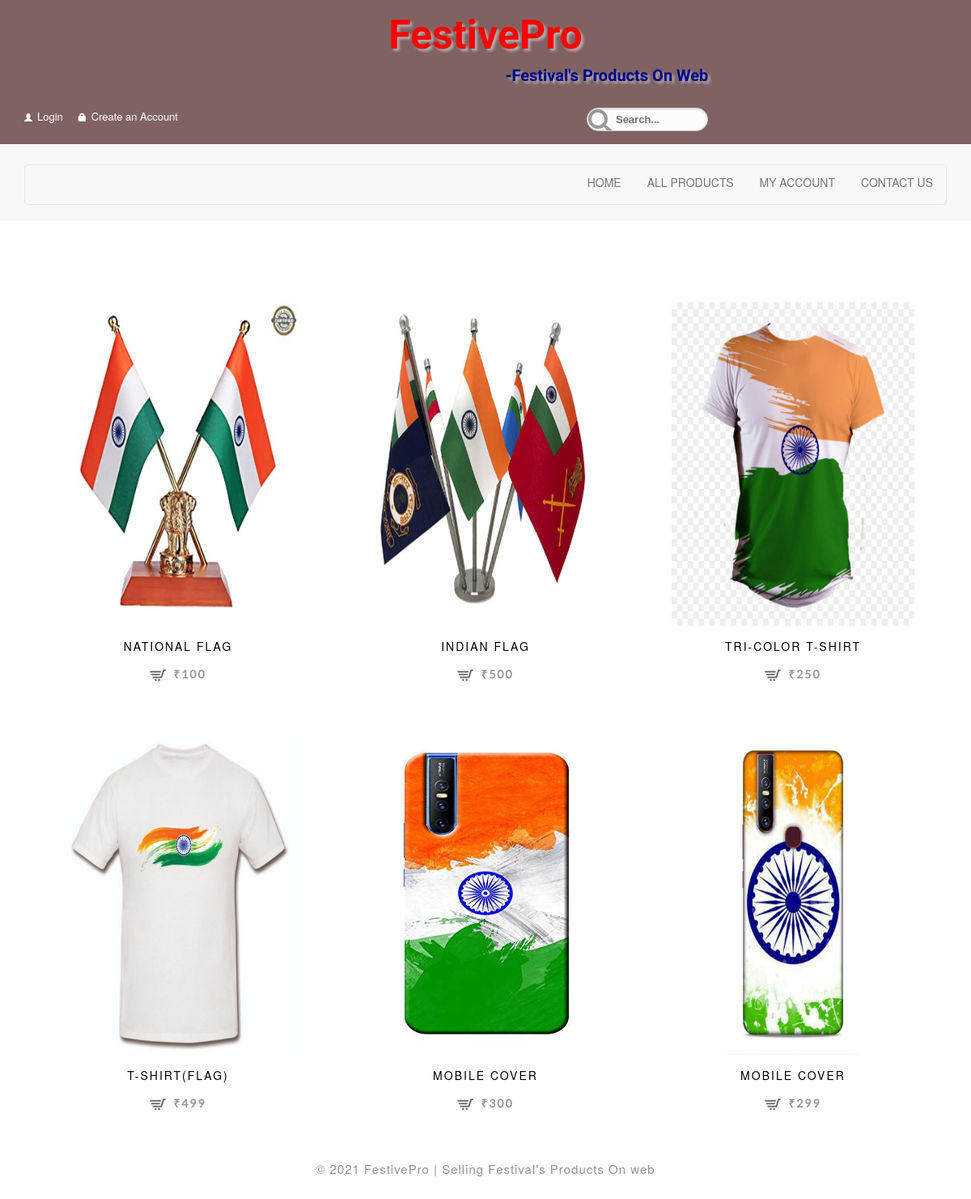
Screenshot of /products.php?Cat=1 with the database file from the repository.
### tables this page shows
CREATE TABLE `product` (
  `pro_id` int(7) NOT NULL,
  `pro_name` varchar(25) NOT NULL,
  `pro_price` int(5) NOT NULL,
  `pro_desc` varchar(400) NOT NULL,
  `stock` int(5) NOT NULL,
  `sub_id` int(7) NOT NULL,
  `unit_id` int(7) NOT NULL,
  `offer_id` int(7) DEFAULT NULL
);

CREATE TABLE `image` (
  `image_id` int(7) NOT NULL,
  `image_name` varchar(25) DEFAULT NULL,
  `pro_id` int(7) NOT NULL
);

### functions/functions.php (the view, shortened to what this page needs)
<?php
include ('include\connection.php');
function getCatPro()
{
global $con;
if(isset($_GET['Cat']))
	{
	$cat=$_GET['Cat'];
	$get_subCats="select * from subcategory where cat_id=$cat";
	$run_subCats=mysqli_query($con,$get_subCats);
	while($row_subCats=mysqli_fetch_array($run_subCats))
	{
		$subCat_id=$row_subCats["sub_id"];
		$get_cat_prod="select * from product where sub_id='$subCat_id'";
		$run_cat_prod=mysqli_query($con,$get_cat_prod);
		while($row_cat_prod=mysqli_fetch_array($run_cat_prod))
		{
			$pro_id=$row_cat_prod['pro_id'];
			$pro_name=$row_cat_prod['pro_name'];
			$pro_price=$row_cat_prod['pro_price'];
			$get_pic="select i.* from image i,product p where p.pro_id='$pro_id' and p.pro_id=i.pro_id";
			$run_pic=mysqli_query($con,$get_pic);
			while($row_pic=mysqli_fetch_array($run_pic))
			{
				$pro_im=$row_pic['image_name'];
			}
			echo "<div class='col-md-4 product simpleCart_shelfItem text-center'>
			<a href='#'><img src='images/$pro_im' alt='Nothing'/></a>
			<div class='mask'>
				<a href='details.php?pro_id=$pro_id'>Quick View</a>
			</div>
			<a class='product_name' href='details.php?pro_id=$pro_id'>$pro_name</a>
			<p><a class='item_add' href='index.php?add_cart=$pro_id'><i> </i> <span class='item_price'>&#x20B9;$pro_price</span></a></p>
			</div>";
		}
	}
	}
}
?>

### css/style.css (style rules this page uses)
body { padding:0; margin:0; font-family: 'Lato-Regular'; background:#fff; }
body a { transition:0.5s all; -webkit-transition:0.5s all; -moz-transition:0.5s all; -o-transition:0.5s all; -ms-transition:0.5s all; }
p { margin:0; }
.product { position:relative; margin-top: 50px; }
.products-grid img { width:300px; height:400px; }
.products-grid a { display:block; color:#000; text-transform:uppercase; font-size:14px; letter-spacing:2px; text-decoration:none; }
a.product_name { margin: 15px 0; }
.product p { color: #999; font-family: 'Lato-Regular'; font-weight: 700; display: inline-block; vertical-align: middle; }
.product p a { text-decoration: none; color: #999; }
.product p i { background: url(../images/cart.png) no-repeat; width: 20px; height: 14px; display: inline-block; margin-right: 4px; vertical-align: middle; }
* { box-sizing:border-box; }

### rows the page displays
product: image.image_name (picture), pro_name "NATIONAL FLAG", pro_price "100"
product: image.image_name (picture), pro_name "INDIAN FLAG", pro_price "500"
product: image.image_name (picture), pro_name "TRI-COLOR T-SHIRT", pro_price "250"
product: image.image_name (picture), pro_name "T-SHIRT(FLAG)", pro_price "499"
product: image.image_name (picture), pro_name "MOBILE COVER", pro_price "300"
product: image.image_name (picture), pro_name "MOBILE COVER", pro_price "299"
